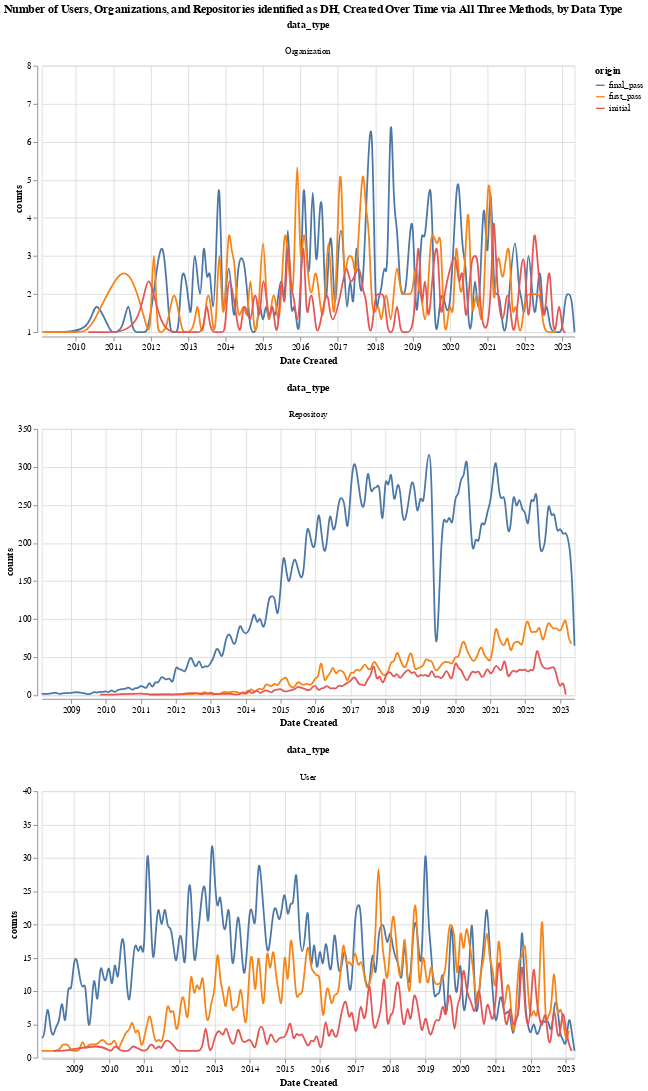

The notebook cell this image was saved under:
### Code cell
alt.vconcat(*charts).resolve_scale(y='independent', x='independent').properties(title="Number of Users, Organizations, and Repositories identified as DH, Created Over Time via All Three Methods, by Data Type")

### Figure 1 — Vega-Lite specification as saved in the notebook (floating-point values rounded to 4 significant figures; data arrays with more than 128 entries replaced by an {"elided": "..."} marker saying what was removed)
{"$schema": "https://vega.github.io/schema/vega-lite/v5.6.1.json", "config": {"view": {"continuousHeight": 300, "continuousWidth": 300}}, "datasets": {"data-4c69d8454b9e0d55f9eb32ae48471a5c": {"elided": "511 records"}, "data-63ab15d351be39cd9e0c5256ed105898": {"elided": "453 records"}, "data-d12fc8b29d949d64680c156c79699b6d": {"elided": "360 records"}}, "resolve": {"scale": {"x": "independent", "y": "independent"}}, "title": "Number of Users, Organizations, and Repositories identified as DH, Created Over Time via All Three Methods, by Data Type", "vconcat": [{"data": {"name": "data-d12fc8b29d949d64680c156c79699b6d"}, "encoding": {"color": {"field": "origin", "type": "nominal"}, "column": {"field": "data_type", "type": "nominal"}, "x": {"axis": {"format": "%Y"}, "field": "date", "title": "Date Created", "type": "temporal"}, "y": {"field": "counts", "scale": {"zero": false}, "type": "quantitative"}}, "mark": {"interpolate": "basis", "type": "line"}, "width": 600}, {"data": {"name": "data-63ab15d351be39cd9e0c5256ed105898"}, "encoding": {"color": {"field": "origin", "type": "nominal"}, "column": {"field": "data_type", "type": "nominal"}, "x": {"axis": {"format": "%Y"}, "field": "date", "title": "Date Created", "type": "temporal"}, "y": {"field": "counts", "scale": {"zero": false}, "type": "quantitative"}}, "mark": {"interpolate": "basis", "type": "line"}, "width": 600}, {"data": {"name": "data-4c69d8454b9e0d55f9eb32ae48471a5c"}, "encoding": {"color": {"field": "origin", "type": "nominal"}, "column": {"field": "data_type", "type": "nominal"}, "x": {"axis": {"format": "%Y"}, "field": "date", "title": "Date Created", "type": "temporal"}, "y": {"field": "counts", "scale": {"zero": false}, "type": "quantitative"}}, "mark": {"interpolate": "basis", "type": "line"}, "width": 600}]}
